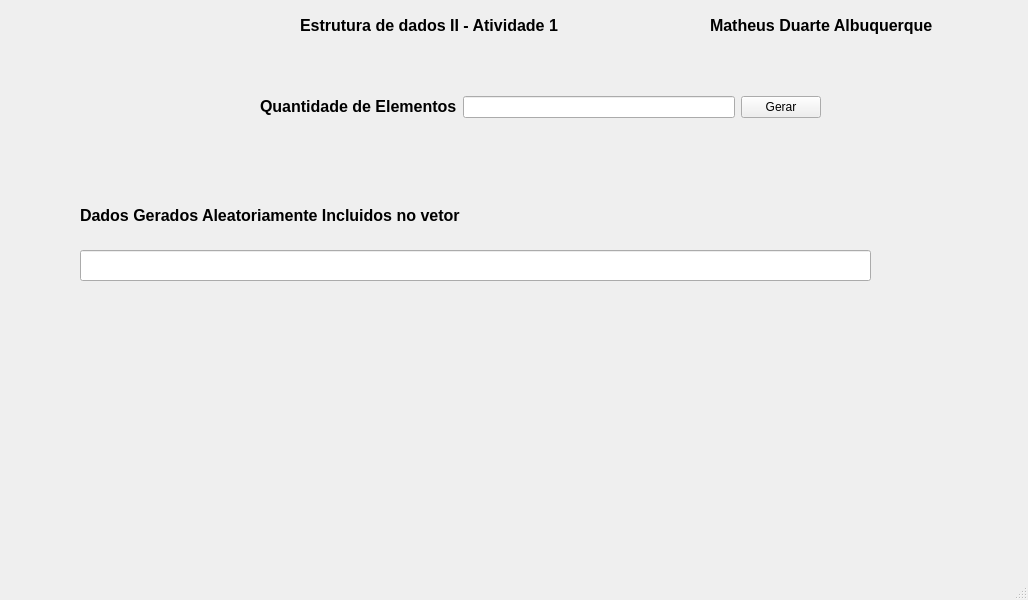
<?xml version="1.0" encoding="UTF-8"?>
<ui version="4.0">
 <class>MainWindow</class>
 <widget class="QMainWindow" name="MainWindow">
  <property name="geometry">
   <rect>
    <x>0</x>
    <y>0</y>
    <width>1028</width>
    <height>600</height>
   </rect>
  </property>
  <property name="windowTitle">
   <string>MainWindow</string>
  </property>
  <widget class="QWidget" name="centralwidget">
   <widget class="QLabel" name="label">
    <property name="geometry">
     <rect>
      <x>300</x>
      <y>10</y>
      <width>331</width>
      <height>31</height>
     </rect>
    </property>
    <property name="text">
     <string>&lt;html&gt;&lt;head/&gt;&lt;body&gt;&lt;p&gt;&lt;span style=&quot; font-size:12pt; font-weight:700;&quot;&gt;Estrutura de dados II - Atividade 1&lt;/span&gt;&lt;/p&gt;&lt;/body&gt;&lt;/html&gt;</string>
    </property>
   </widget>
   <widget class="QLabel" name="label_2">
    <property name="geometry">
     <rect>
      <x>50</x>
      <y>30</y>
      <width>141</width>
      <height>111</height>
     </rect>
    </property>
    <property name="text">
     <string/>
    </property>
    <property name="pixmap">
     <pixmap>../../Imagens/Imagens da Câmera/WIN_20230816_09_07_18_Pro.jpg</pixmap>
    </property>
    <property name="scaledContents">
     <bool>true</bool>
    </property>
   </widget>
   <widget class="QLineEdit" name="lineEdit_2">
    <property name="geometry">
     <rect>
      <x>80</x>
      <y>250</y>
      <width>791</width>
      <height>31</height>
     </rect>
    </property>
   </widget>
   <widget class="QLabel" name="label_4">
    <property name="geometry">
     <rect>
      <x>80</x>
      <y>190</y>
      <width>541</width>
      <height>51</height>
     </rect>
    </property>
    <property name="text">
     <string>&lt;html&gt;&lt;head/&gt;&lt;body&gt;&lt;p&gt;&lt;span style=&quot; font-size:12pt; font-weight:700;&quot;&gt;Dados Gerados Aleatoriamente Incluidos  no vetor&lt;/span&gt;&lt;/p&gt;&lt;/body&gt;&lt;/html&gt;</string>
    </property>
   </widget>
   <widget class="QLabel" name="label_5">
    <property name="geometry">
     <rect>
      <x>710</x>
      <y>0</y>
      <width>291</width>
      <height>51</height>
     </rect>
    </property>
    <property name="text">
     <string>&lt;html&gt;&lt;head/&gt;&lt;body&gt;&lt;p&gt;&lt;span style=&quot; font-size:12pt; font-weight:700;&quot;&gt;Matheus Duarte Albuquerque&lt;/span&gt;&lt;/p&gt;&lt;/body&gt;&lt;/html&gt;</string>
    </property>
   </widget>
   <widget class="QWidget" name="layoutWidget">
    <property name="geometry">
     <rect>
      <x>260</x>
      <y>90</y>
      <width>561</width>
      <height>34</height>
     </rect>
    </property>
    <layout class="QHBoxLayout" name="horizontalLayout_3">
     <item>
      <layout class="QHBoxLayout" name="horizontalLayout_2">
       <item>
        <layout class="QHBoxLayout" name="horizontalLayout">
         <item>
          <widget class="QLabel" name="label_3">
           <property name="text">
            <string>&lt;html&gt;&lt;head/&gt;&lt;body&gt;&lt;p&gt;&lt;span style=&quot; font-size:12pt; font-weight:700;&quot;&gt;Quantidade de Elementos&lt;/span&gt;&lt;/p&gt;&lt;/body&gt;&lt;/html&gt;</string>
           </property>
          </widget>
         </item>
         <item>
          <widget class="QLineEdit" name="lineEdit"/>
         </item>
        </layout>
       </item>
      </layout>
     </item>
     <item>
      <widget class="QPushButton" name="pushButton">
       <property name="text">
        <string>Gerar</string>
       </property>
       <property name="icon">
        <iconset>
         <normaloff>../../Imagens/lixeiraa/205-2053189_charizard-pokemon-pixel-art-charizard-clipart.png</normaloff>../../Imagens/lixeiraa/205-2053189_charizard-pokemon-pixel-art-charizard-clipart.png</iconset>
       </property>
      </widget>
     </item>
    </layout>
   </widget>
  </widget>
  <widget class="QMenuBar" name="menubar">
   <property name="geometry">
    <rect>
     <x>0</x>
     <y>0</y>
     <width>1028</width>
     <height>25</height>
    </rect>
   </property>
  </widget>
  <widget class="QStatusBar" name="statusbar"/>
 </widget>
 <resources/>
 <connections/>
</ui>
